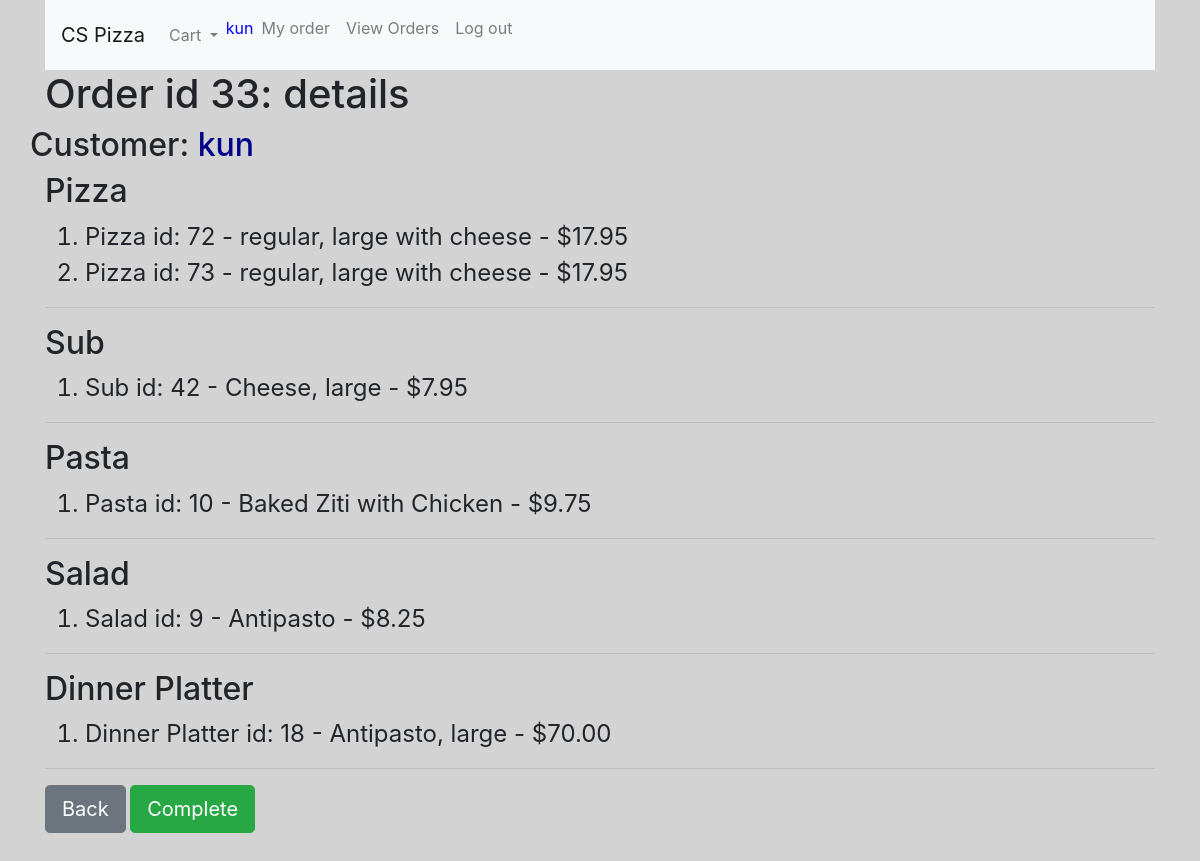
The app's page /order_details/33 (signed in) with its own data.
### orders/models.py (models this page shows, shortened)
class Order(models.Model):
    username = models.CharField(max_length=64)
    pizza = models.ManyToManyField(Pizza, blank=True)
    sub = models.ManyToManyField(Sub, blank=True)
    pasta = models.ManyToManyField(Pasta, blank=True)
    salad = models.ManyToManyField(Salad, blank=True)
    dinnerplatter = models.ManyToManyField(DinnerPlatter, blank=True)
    is_complete = models.BooleanField(default=False)

class PizzaMenu(models.Model):
    type = models.CharField(max_length=32)
    size = models.CharField(max_length=10)
    topping_option = models.IntegerField() # 0(cheese), 1, 2, 3, 5 toppings
    price = models.FloatField()

class Pizza(PizzaMenu):
    toppings = models.ManyToManyField('Topping', blank=True, related_name="on_pizza")
    def __str__(self):
        topping_option_str = str(self.topping_option) + " toppings"
        if self.topping_option == 0:
            topping_option_str = 'cheese'
            message = f"{self.id} - {self.type}, {self.size} with {topping_option_str} - ${self.price:.2f}"
        else:
            message = f"{self.id} - {self.type.capitalize()}, {self.size} with {topping_option_str} - ${self.price:.2f}\nTopping details:\n"
            for index, topping in enumerate(self.toppings.all()):
                message += str(index+1) + '. ' + topping.name + '\n';
        return message

class PizzaMenu(models.Model):
    type = models.CharField(max_length=32)
    size = models.CharField(max_length=10)
    topping_option = models.IntegerField() # 0(cheese), 1, 2, 3, 5 toppings
    price = models.FloatField()

class SubMenu(models.Model):
    name = models.CharField(max_length=32)
    size = models.CharField(max_length=10)
    price = models.FloatField()

class Sub(SubMenu):
    add_on = models.ManyToManyField('SubsAddOn', blank=True, related_name='on_sub')
    def __str__(self):
        message = f"{self.id} - {self.name}, {self.size} - ${self.price:.2f}"
        if len(self.add_on.all()):
            message += "\nAdd on details:\n"
        for index, addon in enumerate(self.add_on.all()):
            message += str(index+1) + '. ' + addon.name + '\n';
        return message

class SubMenu(models.Model):
    name = models.CharField(max_length=32)
    size = models.CharField(max_length=10)
    price = models.FloatField()

class PastaMenu(models.Model):
    name = models.CharField(max_length=32)
    price = models.FloatField()
    def __str__(self):
        return f"{self.id} - {self.name} - ${self.price:.2f}"

class Pasta(PastaMenu):
    pass

class PastaMenu(models.Model):
    name = models.CharField(max_length=32)
    price = models.FloatField()
    def __str__(self):
        return f"{self.id} - {self.name} - ${self.price:.2f}"

class SaladMenu(models.Model):
    name = models.CharField(max_length=32)
    price = models.FloatField()
    def __str__(self):
        return f"{self.id} - {self.name} - ${self.price:.2f}"

class Salad(SaladMenu):
    pass

class SaladMenu(models.Model):
    name = models.CharField(max_length=32)
    price = models.FloatField()
    def __str__(self):
        return f"{self.id} - {self.name} - ${self.price:.2f}"

class DinnerPlatterMenu(models.Model):
    name = models.CharField(max_length=32)
    size = models.CharField(max_length=10)
    price = models.FloatField()
    def __str__(self):
        return f"{self.id} - {self.name}, {self.size} - ${self.price:.2f}"

class DinnerPlatter(DinnerPlatterMenu):
    pass

class DinnerPlatterMenu(models.Model):
    name = models.CharField(max_length=32)
    size = models.CharField(max_length=10)
    price = models.FloatField()
    def __str__(self):
        return f"{self.id} - {self.name}, {self.size} - ${self.price:.2f}"

### orders/views.py (the view)
# urls.py: path("order_details/<int:order_id>", views.order_details, name="order_details"),
def order_details(request, order_id):
    if request.user.is_authenticated:
        try:
            order = Order.objects.get(pk=order_id)
        except Order.DoesNotExist:
            raise Http404("Order does not exist")
        cart_item_count = 0
        try:
            for k in request.session['cart'].keys():
                cart_item_count += len(request.session['cart'][k])
        except KeyError:
            pass
        contect = {
        'order_id' : order_id,
        'customer_name' : order.username,
        'pizza' : order.pizza.all(),
        'sub' : order.sub.all(),
        'pasta' : order.pasta.all(),
        'salad' : order.salad.all(),
        'dinnerplatter' : order.dinnerplatter.all(),
        'cart_count' : cart_item_count,
        'is_complete' : order.is_complete
        }
        return render(request, 'orders/order_details.html', contect)
    else:
        return render(request, 'orders/error.html', {'message': "Can not access"})

### orders/templates/orders/order_details.html (shortened to what this page needs)
{% extends "orders/base.html" %}
{% block body %}
  <h1>Order id {{order_id}}: details</h1>
  <span class="row"><h2>Customer: <span style="color: darkblue;">{{customer_name}}</span></h2></span>
  {% if pizza %}
    <h2>Pizza</h2>
    <ol>
      {% for row in pizza %}
        <li class="details">Pizza id: {{row}}</li>
      {% endfor %}
    </ol>
    <hr>
  {% endif %}
  {% if sub %}
    <h2>Sub</h2>
    <ol>
      {% for row in sub %}
        <li class="details">Sub id: {{row}}</li>
      {% endfor %}
    </ol><hr>
  {% endif %}
  {% if pasta %}
    <h2>Pasta</h2>
    <ol>
      {% for row in pasta %}
        <li class="details">Pasta id: {{row}}</li>
      {% endfor %}
    </ol><hr>
  {% endif %}
  {% if salad %}
    <h2>Salad</h2>
    <ol>
      {% for row in salad %}
        <li class="details">Salad id: {{row}}</li>
      {% endfor %}
    </ol><hr>
  {% endif %}
  {% if dinnerplatter %}
    <h2>Dinner Platter</h2>
    <ol>
      {% for row in dinnerplatter %}
        <li class="details">Dinner Platter id: {{row}}</li>
      {% endfor %}
    </ol><hr>
  {% endif %}
  {% if request.user.is_staff %}
    <a href="/order_view"><button type="button" class="btn btn-secondary btn-lg">Back</button></a>
    {% if not is_complete %}
      <button  id="complete_button" type="button" class="btn btn-success btn-lg">Complete</button>
    {% else %}
      <button  id="pending_button" type="button" class="btn btn-danger btn-lg">Change to Pending</button>
    {% endif %}
  {% else %}
    <a href="/customer_order_view"><button type="button" class="btn btn-secondary btn-lg">Back</button></a>
  {% endif %}
  <br><br><br>
  {% load static %}
{% endblock %}

### orders/templates/orders/base.html (shortened to what this page needs)
<!DOCTYPE html>
<html>
    <head>
        <link rel="stylesheet" href="https://stackpath.bootstrapcdn.com/bootstrap/4.3.1/css/bootstrap.min.css">
        {% load static %}
        <link rel="stylesheet" href="{% static 'css/style.css' %}">
    </head>
    <body>
      <div class="container">
      {% if request.user.is_authenticated %}
        <nav class="navbar navbar-expand-lg navbar-light bg-light">
          <a class="navbar-brand" href="{% url 'index' %}" >CS Pizza</a>
          <div class="collapse navbar-collapse" id="navbarNavDropdown">
            <ul class="navbar-nav">
              <li class="nav-item dropdown">
                <a id="cart" class="nav-link dropdown-toggle notification" href="#" id="navbarDropdownMenuLink" role="button" data-toggle="dropdown" aria-haspopup="true" aria-expanded="false">
                  <span>Cart</span>
                </a>
              </li>
              <span id="username_display" class="navbar-text">
                {{request.user.username}}
              </span>
              <li class="nav-item">
                <a class="nav-link" href="{% url 'customer_order_view' %}">My order</a>
              </li>
              {% if request.user.is_staff %}
                <li class="nav-item">
                  <a class="nav-link" href="{% url 'order_view' %}">View Orders</a>
                </li>
              {% endif %}
              <li class="nav-item">
                <a id="nav_dinnerplatter" class="nav-link" href="{% url 'logout' %}">Log out</a>
              </li>
            </ul>
          </div>
        </nav>
        {% endif %}
        {% block body %}
        {% endblock %}
      </div>
    </body>
</html>

### orders/static/css/style.css (style rules this page uses)
body { background-color: lightgray; }
#username_display { color: Blue; }
.notification { color: white; text-decoration: none; padding: 15px 26px; position: relative; display: inline-block; border-radius: 2px; }
.details { font-size: 24px; }

### records on screen
Order: username "kun"
Pizza: price "72 - regular, large with cheese - $17.95"
Pizza: price "73 - regular, large with cheese - $17.95"
Sub: submenu_ptr_id.price "42 - Cheese, large - $7.95"
Pasta: price "10 - Baked Ziti with Chicken - $9.75"
Salad: price "9 - Antipasto - $8.25"
DinnerPlatter: price "18 - Antipasto, large - $70.00"

### other values on screen
{{ request.user.username }} "kun"
{{ order_id }} "33"
